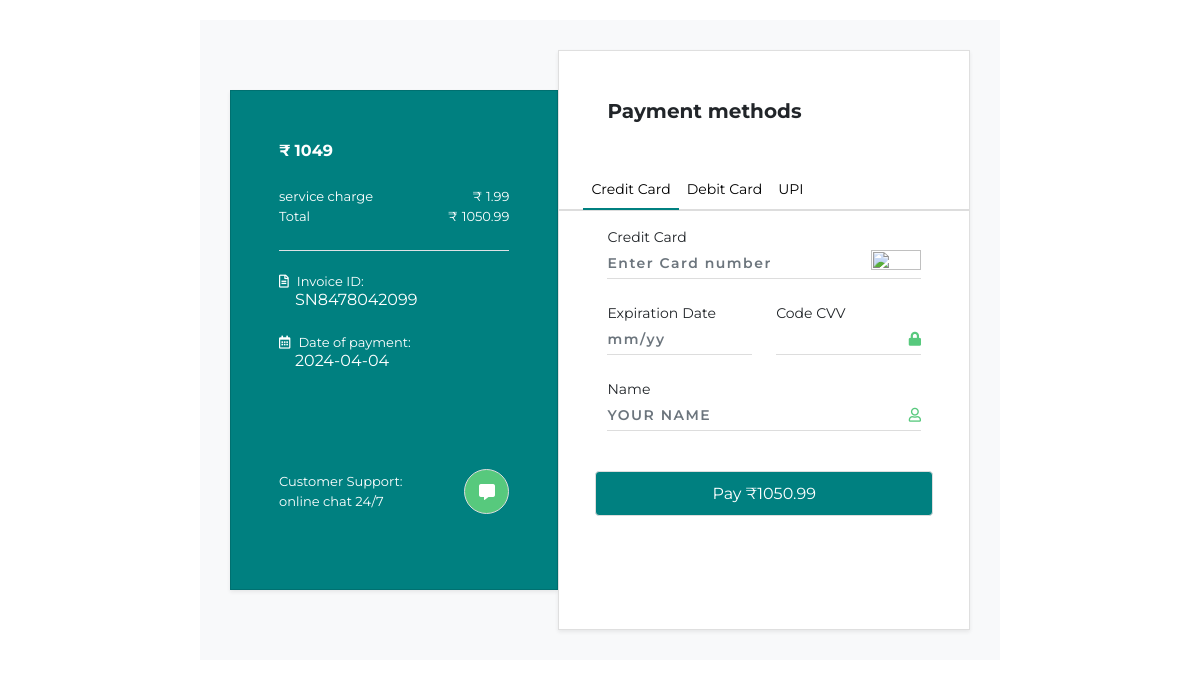
Screenshot of /onlinepay.php?oid=80 with the database file from the repository.
### tables this page shows
CREATE TABLE `order_tbl` (
  `order_id` int(3) NOT NULL,
  `user_id` int(5) NOT NULL,
  `order_date` date NOT NULL DEFAULT current_timestamp(),
  `order_status` varchar(15) NOT NULL,
  `order_amount` int(6) NOT NULL,
  `discount` int(4) NOT NULL,
  `fname` varchar(10) NOT NULL,
  `lname` varchar(20) NOT NULL,
  `mobile` bigint(11) NOT NULL,
  `email` varchar(50) NOT NULL,
  `shipping_address` text NOT NULL,
  `shipping_status` varchar(15) NOT NULL
);

### onlinepay.php (the view, shortened to what this page needs)
<!DOCTYPE html>
<html lang="en">
<head>
    <link rel="stylesheet" href="https://cdn.jsdelivr.net/npm/bootstrap@5.0.1/dist/css/bootstrap.min.css">
    <link rel="stylesheet" href="https://cdn.jsdelivr.net/npm/bootstrap@5.0.1/dist/js/bootstrap.bundle.min.js">
    <link rel="stylesheet" href="https://cdnjs.cloudflare.com/ajax/libs/jquery/3.2.1/jquery.min.js">
    <link rel="stylesheet" href="https://use.fontawesome.com/releases/v5.7.2/css/all.css">
</head>
<?php
include 'connection.php';
if(isset($_GET['oid'])){
    $oid=$_GET['oid'];
}
?>
<body>
    <?php
    if(isset($_GET['oid'])){
    $sql="SELECT * FROM `order_tbl` WHERE order_id='$oid'";
    $result=$conn->query($sql);
    $row=$result->fetch_assoc();
    ?>
    <div class="container bg-light d-md-flex align-items-center">
        <div class="card box1 shadow-sm p-md-5 p-md-5 p-4">
            <div class="fw-bolder mb-4"><span >&#8377;</span><span class="ps-1"><?php echo $row['order_amount']; ?></span></div>
            <div class="d-flex flex-column">
                <div class="d-flex align-items-center justify-content-between text"> <span class="">service charge</span>
                    <span >&#8377;<span class="ps-1">1.99</span></span>
                </div>
                <div class="d-flex align-items-center justify-content-between text mb-4"> <span>Total</span> <span
                        >&#8377;<span class="ps-1"><?php echo ($row['order_amount']+1.99); ?></span></span> </div>
                <div class="border-bottom mb-4"></div>
                <div class="d-flex flex-column mb-4"> <span class="far fa-file-alt text"><span class="ps-2">Invoice
                            ID:</span></span> <span class="ps-3">SN8478042099</span> </div>
                <div class="d-flex flex-column mb-5"> <span class="far fa-calendar-alt text"><span class="ps-2">Date of
                            payment:</span></span> <span class="ps-3"><?php echo $row['order_date']; ?></span> </div>
                <div class="d-flex align-items-center justify-content-between text mt-5">
                    <div class="d-flex flex-column text"> <span>Customer Support:</span> <span>online chat 24/7</span>
                    </div>
                    <div class="btn btn-primary rounded-circle"><span class="fas fa-comment-alt"></span></div>
                </div>
            </div>
        </div>
        <div class="card box2 shadow-sm">
            <div class="d-flex align-items-center justify-content-between p-md-5 p-4"> <span
                    class="h5 fw-bold m-0">Payment methods</span>
                <div class="btn btn-primary bar">
                </div>
            </div>
            <ul class="nav nav-tabs mb-3 px-md-4 px-2">
                <li class="nav-item"> <a class="nav-link px-2 active credit" aria-current="page" href="#" id="credit" onclick="filterSelection('credit')">Credit Card</a> </li>
                <li class="nav-item"> <a class="nav-link px-2 debit" href="#" id="Debit" onclick="filterSelection('debit')">Debit Card</a> </li>
                <li class="nav-item"> <a class="nav-link px-2 upi" href="#" id="upi" onclick="filterSelection('upi')">UPI</a> </li>
            </ul>
            <div class="creditcrd filterdiv credit show">
            <form id="paymentFormCredit" action="#">
                <div class="row">
                    <div class="col-12">
                        <div class="d-flex flex-column px-md-5 px-4 mb-4"> <span>Credit Card</span>
                            <div class="inputWithIcon"> <input class="form-control" type="text"
                                    placeholder="Enter Card number" maxlength="16" minlength="16" required> <span class=""> <img
                                        src="https://www.freepnglogos.com/uploads/mastercard-png/mastercard-logo-logok-15.png"
                                        alt=""></span> </div>
                        </div>
                    </div>
                    <div class="col-md-6">
                        <div class="d-flex flex-column ps-md-5 px-md-0 px-4 mb-4"> <span>Expiration<span
                                    class="ps-1">Date</span></span>
                            <div class="inputWithIcon"> <input type="text" class="form-control" placeholder="mm/yy" required>
                             </div>
                        </div>
                    </div>
                    <div class="col-md-6">
                        <div class="d-flex flex-column pe-md-5 px-md-0 px-4 mb-4"> <span>Code CVV</span>
                            <div class="inputWithIcon"> <input type="password" class="form-control" maxlength="3" minlength="3" required> <span
                                    class="fas fa-lock"></span> </div>
                        </div>
                    </div>
                    <div class="col-12">
                        <div class="d-flex flex-column px-md-5 px-4 mb-4"> <span>Name</span>
                            <div class="inputWithIcon"> <input class="form-control text-uppercase" type="text"
                                    placeholder="Your name " required> <span class="far fa-user"></span> </div>
                        </div>
                    </div>
                    <div class="col-12 px-md-5 px-4 mt-3">
                        <div class="btn submit btn-primary w-100" onclick="myFunction('paymentFormCredit')">Pay &#8377;<?php echo ($row['order_amount']+1.99); ?> </div>
                    </div>
                </div>
            </form>
            </div>
        </div>
    </div>
    <?php
}
?>
</body>
</html>

### onlinepay.php (style rules this page uses)
* { margin: 0; padding: 0; box-sizing: border-box; list-style: none; font-family: 'Montserrat', sans-serif }
.container { margin: 20px auto; width: 800px; padding: 30px }
.card.box1 { width: 350px; height: 500px; background-color: teal; color: white; border-radius: 0 }
.card.box2 { width: 450px; height: 580px; background-color: #ffffff; border-radius: 0 }
.text { font-size: 13px }
.box2 .btn.btn-primary.bar { width: 20px; background-color: transparent; border: none; color: teal }
.box1 .btn.btn-primary { background-color: #57c97d; width: 45px; height: 45px; display: flex; justify-content: center; align-items: center; border: 1px solid #ddd }
.nav.nav-tabs { border: none; border-bottom: 2px solid #ddd }
.nav.nav-tabs .nav-item .nav-link { border: none; color: black; border-bottom: 2px solid transparent; font-size: 14px }
.nav.nav-tabs .nav-item .nav-link.active { border: none; border-bottom: 2px solid teal }
.form-control { border: none; border-bottom: 1px solid #ddd; box-shadow: none; height: 20px; font-weight: 600; font-size: 14px; padding: 15px 0px; letter-spacing: 1.5px; border-radius: 0 }
.inputWithIcon { position: relative }
img { width: 50px; height: 20px; object-fit: cover }
.inputWithIcon span { position: absolute; right: 0px; bottom: 9px; color: #57c97d; cursor: pointer; transition: 0.3s; font-size: 14px }
form { font-size: 14px }
form .btn.btn-primary { width: 100%; height: 45px; display: flex; flex-direction: column; justify-content: center; align-items: center; background-color: teal; border: 1px solid #ddd }
.filterdiv { display:none; }
.show { display:block; }

### rows the page displays
order_tbl: order_amount "1049", $row['order_amount']+1.99 "1050.99", order_date "2024-04-04"
